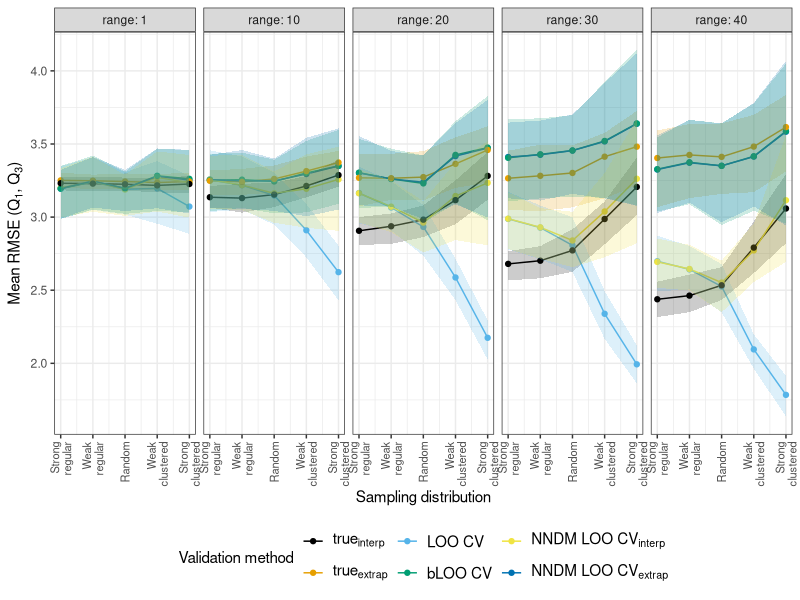
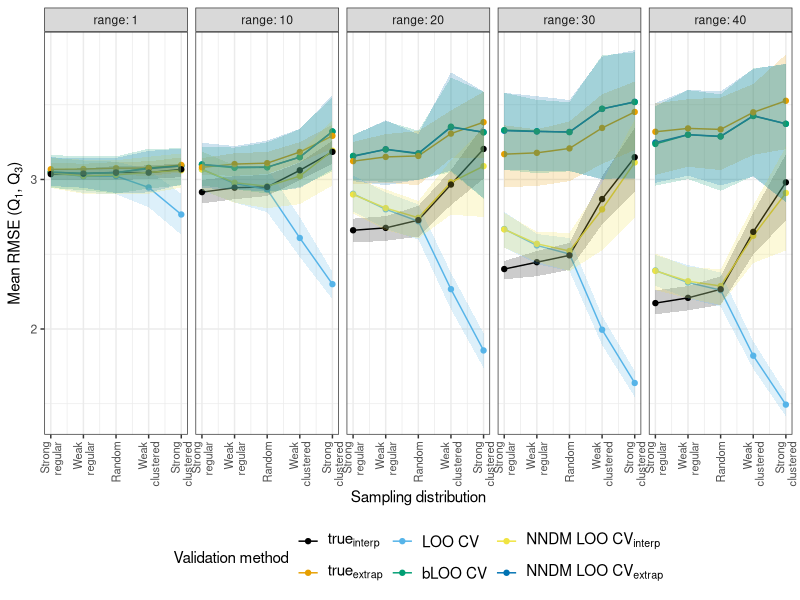
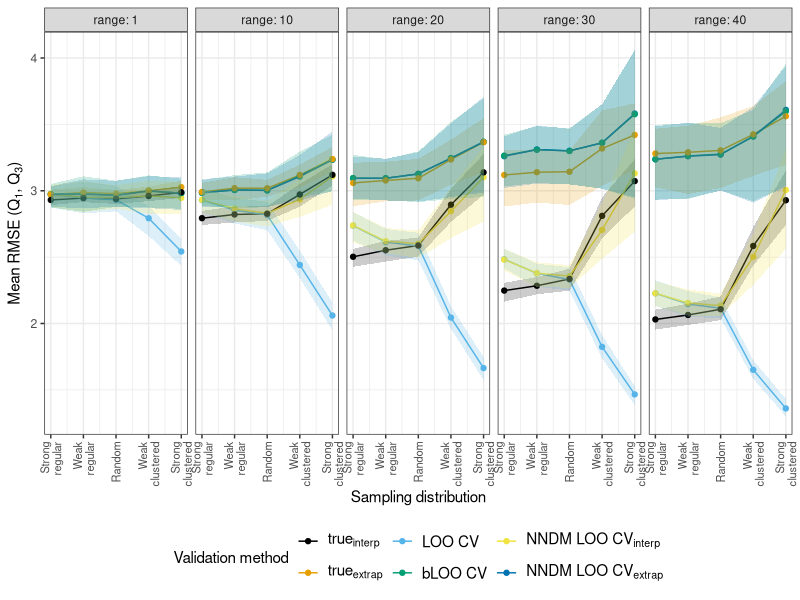
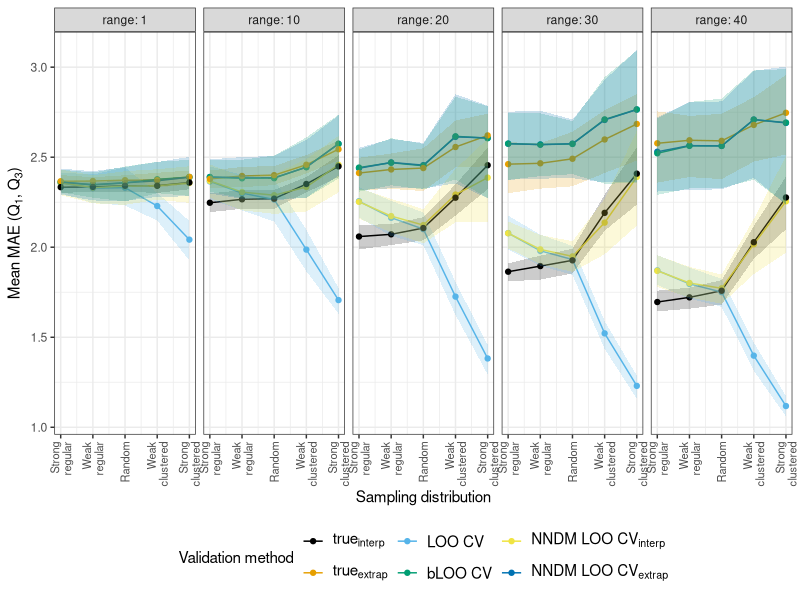
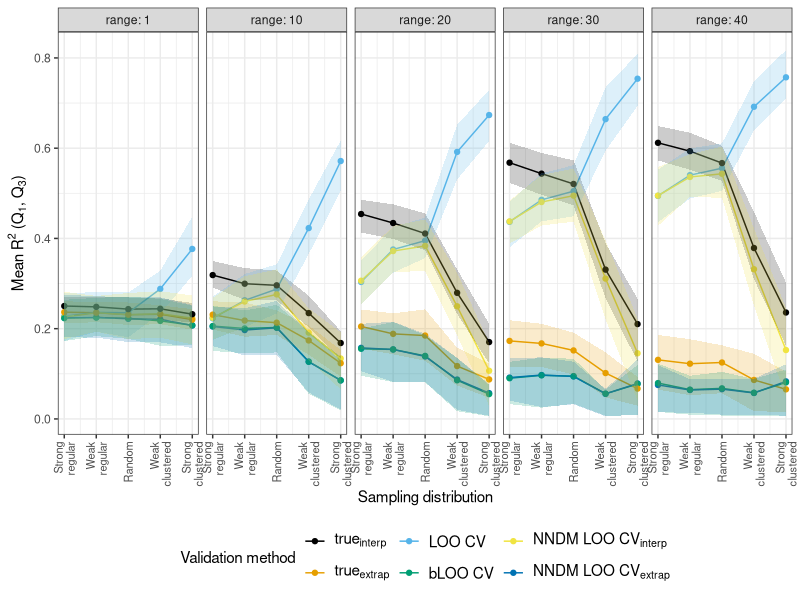
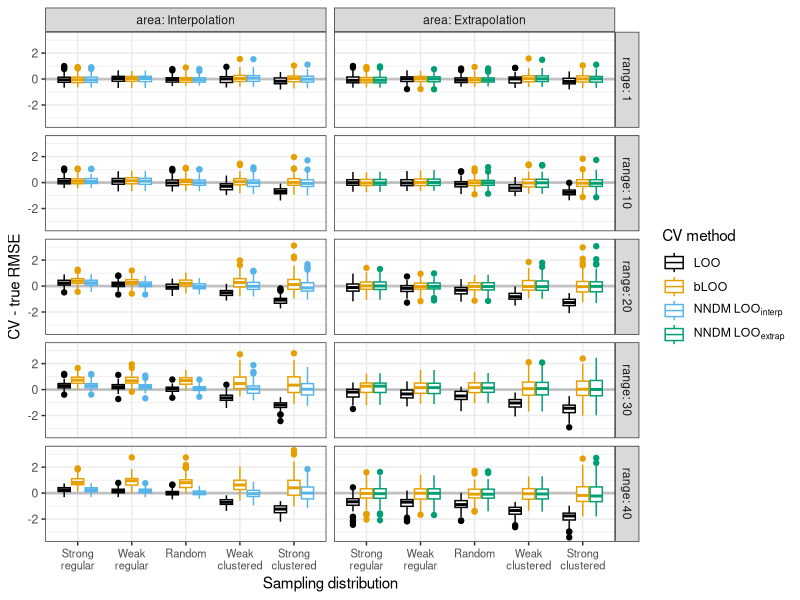
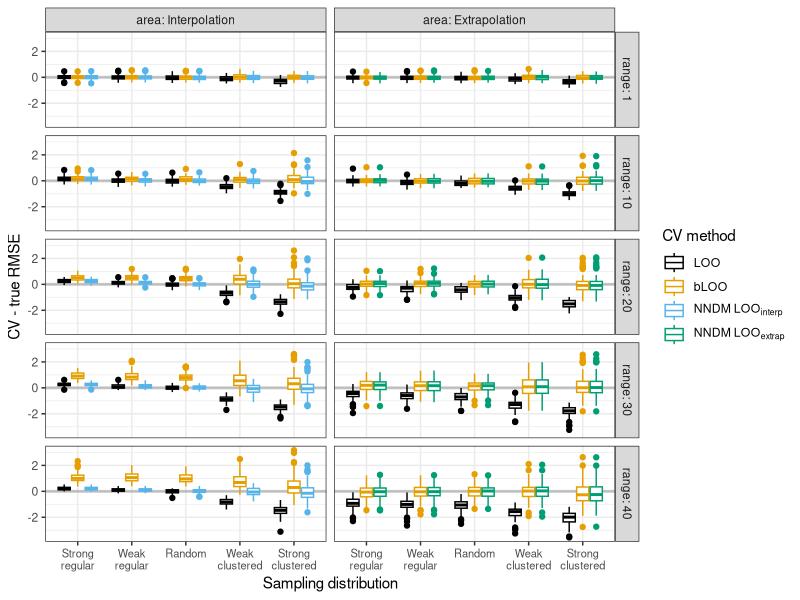
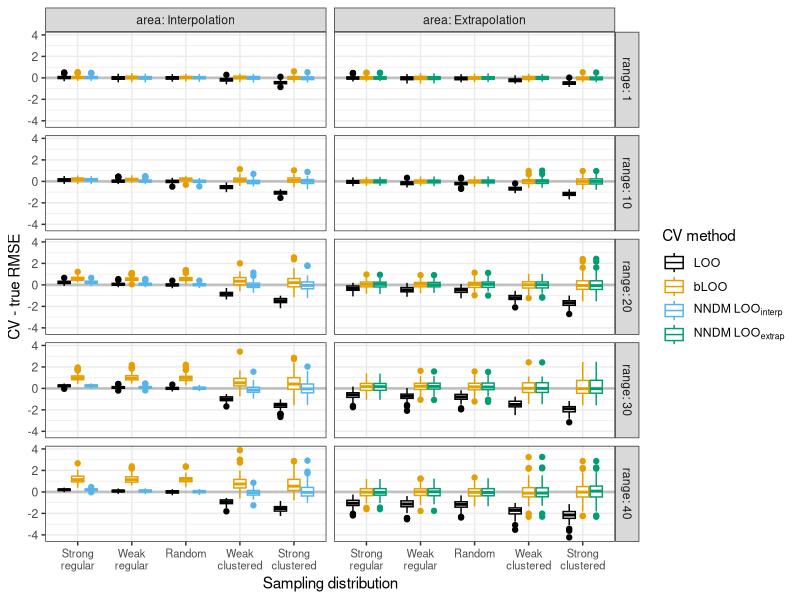

The R source for these figures, in order:
## ---- chunk 1
knitr::opts_chunk$set(echo = FALSE, fig.align = 'center', message = FALSE,
                      warning = FALSE, fig.width = 8, fig.height = 8)

library("ggthemes")
library("tidyverse")
## ---- chunk 2
res1 <- read_csv("results/sim1_fields/sim1.csv")
res10 <- read_csv("results/sim1_fields/sim10.csv")
res20 <- read_csv("results/sim1_fields/sim20.csv")
res30 <- read_csv("results/sim1_fields/sim30.csv")
res40 <- read_csv("results/sim1_fields/sim40.csv")

res <- bind_rows(res1, res10, res20, res30, res40)

res <- mutate(res, 
              dsample=gsub("wr", "Weak\nr", dsample),
              dsample=gsub("sr", "Strong\nr", dsample),
              dsample=gsub("ran", "Ran", dsample),
              dsample=gsub("wclust", "Weak\nclustered", dsample),
              dsample=gsub("sclust", "Strong\nclustered", dsample),
              dsample = fct_inorder(as.factor(dsample)))
## ---- chunk 3
res <- mutate(res,
              RMSE_LOO_inter=RMSE_LOO-RMSE_inter,
              RMSE_LOO_extra=RMSE_LOO-RMSE_extra,
              RMSE_bLOO_inter=RMSE_bLOO-RMSE_inter,
              RMSE_bLOO_extra=RMSE_bLOO-RMSE_extra,
              RMSE_NDMinter_inter=RMSE_NDMinter-RMSE_inter,
              RMSE_NDMextra_extra=RMSE_NDMextra-RMSE_extra)

res <- mutate(res,
              MAE_LOO_inter=MAE_LOO-MAE_inter,
              MAE_LOO_extra=MAE_LOO-MAE_extra,
              MAE_bLOO_inter=MAE_bLOO-MAE_inter,
              MAE_bLOO_extra=MAE_bLOO-MAE_extra,
              MAE_NDMinter_inter=MAE_NDMinter-MAE_inter,
              MAE_NDMextra_extra=MAE_NDMextra-MAE_extra)

res <- mutate(res,
              R2_LOO_inter=R2_LOO-R2_inter,
              R2_LOO_extra=R2_LOO-R2_extra,
              R2_bLOO_inter=R2_bLOO-R2_inter,
              R2_bLOO_extra=R2_bLOO-R2_extra,
              R2_NDMinter_inter=R2_NDMinter-R2_inter,
              R2_NDMextra_extra=R2_NDMextra-R2_extra)
## ---- chunk 4
resplot <- dplyr::select(res, range, nsample, dsample, contains("RMSE")) %>%
  pivot_longer(4:9, names_to = "method", values_to = "RMSE") %>%
  rename(N=nsample) %>%
  dplyr::filter(N==100) %>%
  mutate(method = gsub("RMSE_", "", method)) %>%
  group_by(range, N, dsample, method) %>%
  summarise(mean = mean(RMSE),
            Q1=quantile(RMSE, 0.25),
            Q3=quantile(RMSE, 0.75), .groups="keep") %>%
  mutate(statistic = "RMSE")

# Merge results and prepare for plotting
resplot <- resplot %>%
  mutate(statistic = fct_inorder(statistic),
         method = as.factor(method),
         method = fct_relevel(method, c("inter", "extra", "LOO", "bLOO", 
                                        "NDMinter", "NDMextra")))
labsub <- c(expression(true[interp]), expression(true[extrap]),
            expression(LOO~CV), expression(bLOO~CV),
            expression(NNDM~LOO~CV[interp]), expression(NNDM~LOO~CV[extrap]))

ggplot(resplot) +
  geom_line(aes(x=as.numeric(dsample), y=mean, 
                colour=method, group=method)) +
  geom_point(aes(x=as.numeric(dsample), y=mean, colour=method)) +
  geom_ribbon(aes(x=as.numeric(dsample), ymin=Q1, ymax=Q3, 
                  fill=method), alpha=0.2, show.legend = F) +
  scale_colour_colorblind(labels=labsub) +
  scale_fill_colorblind(labels=labsub) +
  scale_x_continuous(breaks=1:5,labels=levels(resplot$dsample)) +
  facet_grid(.~range, labeller = "label_both", scales = "free_y") +
  theme_bw() +
  theme(legend.position="bottom", 
        axis.text.x=element_text(size=8, angle=90, hjust=1, vjust=0.5),
        legend.text.align=0, legend.text = element_text(size=11)) +
  ylab(expression(Mean~RMSE~"("*Q[1]*", "*Q[3]*")")) +
  xlab("Sampling distribution") +
  labs(colour="Validation method")
# ggsave("figures/sim1_lines100_RMSE.png", width=8, height=4, dpi=300)
## ---- chunk 5
resplot <- dplyr::select(res, range, nsample, dsample, contains("RMSE")) %>%
  pivot_longer(4:9, names_to = "method", values_to = "RMSE") %>%
  rename(N=nsample) %>%
  dplyr::filter(N==200) %>%
  mutate(method = gsub("RMSE_", "", method)) %>%
  group_by(range, N, dsample, method) %>%
  summarise(mean = mean(RMSE),
            Q1=quantile(RMSE, 0.25),
            Q3=quantile(RMSE, 0.75), .groups="keep") %>%
  mutate(statistic = "RMSE")

# Merge results and prepare for plotting
resplot <- resplot %>%
  mutate(statistic = fct_inorder(statistic),
         method = as.factor(method),
         method = fct_relevel(method, c("inter", "extra", "LOO", "bLOO", 
                                        "NDMinter", "NDMextra")))
labsub <- c(expression(true[interp]), expression(true[extrap]),
            expression(LOO~CV), expression(bLOO~CV),
            expression(NNDM~LOO~CV[interp]), expression(NNDM~LOO~CV[extrap]))

ggplot(resplot) +
  geom_line(aes(x=as.numeric(dsample), y=mean, 
                colour=method, group=method)) +
  geom_point(aes(x=as.numeric(dsample), y=mean, colour=method)) +
  geom_ribbon(aes(x=as.numeric(dsample), ymin=Q1, ymax=Q3, 
                  fill=method), alpha=0.2, show.legend = F) +
  scale_colour_colorblind(labels=labsub) +
  scale_fill_colorblind(labels=labsub) +
  scale_x_continuous(breaks=1:5,labels=levels(resplot$dsample)) +
  facet_grid(.~range, labeller = "label_both", scales = "free_y") +
  theme_bw() +
  theme(legend.position="bottom", 
        axis.text.x=element_text(size=8, angle=90, hjust=1, vjust=0.5),
        legend.text.align=0, legend.text = element_text(size=11)) +
  ylab(expression(Mean~RMSE~"("*Q[1]*", "*Q[3]*")")) +
  xlab("Sampling distribution") +
  labs(colour="Validation method")
# ggsave("figures/sim1_lines200_RMSE.png", width=8, height=4, dpi=300)
## ---- chunk 6
resplot <- dplyr::select(res, range, nsample, dsample, contains("RMSE")) %>%
  pivot_longer(4:9, names_to = "method", values_to = "RMSE") %>%
  rename(N=nsample) %>%
  dplyr::filter(N==300) %>%
  mutate(method = gsub("RMSE_", "", method)) %>%
  group_by(range, N, dsample, method) %>%
  summarise(mean = mean(RMSE),
            Q1=quantile(RMSE, 0.25),
            Q3=quantile(RMSE, 0.75), .groups="keep") %>%
  mutate(statistic = "RMSE")

# Merge results and prepare for plotting
resplot <- resplot %>%
  mutate(statistic = fct_inorder(statistic),
         method = as.factor(method),
         method = fct_relevel(method, c("inter", "extra", "LOO", "bLOO", 
                                        "NDMinter", "NDMextra")))
labsub <- c(expression(true[interp]), expression(true[extrap]),
            expression(LOO~CV), expression(bLOO~CV),
            expression(NNDM~LOO~CV[interp]), expression(NNDM~LOO~CV[extrap]))

ggplot(resplot) +
  geom_line(aes(x=as.numeric(dsample), y=mean, 
                colour=method, group=method)) +
  geom_point(aes(x=as.numeric(dsample), y=mean, colour=method)) +
  geom_ribbon(aes(x=as.numeric(dsample), ymin=Q1, ymax=Q3, 
                  fill=method), alpha=0.2, show.legend = F) +
  scale_colour_colorblind(labels=labsub) +
  scale_fill_colorblind(labels=labsub) +
  scale_x_continuous(breaks=1:5,labels=levels(resplot$dsample)) +
  facet_grid(.~range, labeller = "label_both", scales = "free_y") +
  theme_bw() +
  theme(legend.position="bottom", 
        axis.text.x=element_text(size=8, angle=90, hjust=1, vjust=0.5),
        legend.text.align=0, legend.text = element_text(size=11)) +
  ylab(expression(Mean~RMSE~"("*Q[1]*", "*Q[3]*")")) +
  xlab("Sampling distribution") +
  labs(colour="Validation method")
# ggsave("figures/sim1_lines300_RMSE.png", width=8, height=4, dpi=300)
## ---- chunk 7
resplot <- dplyr::select(res, range, nsample, dsample, contains("MAE")) %>%
  pivot_longer(4:9, names_to = "method", values_to = "MAE") %>%
  rename(N=nsample) %>%
  dplyr::filter(N==200) %>%
  mutate(method = gsub("MAE_", "", method)) %>%
  group_by(range, N, dsample, method) %>%
  summarise(mean = mean(MAE),
            Q1=quantile(MAE, 0.25),
            Q3=quantile(MAE, 0.75), .groups="keep") %>%
  mutate(statistic = "MAE")

# Merge results and prepare for plotting
resplot <- resplot %>%
  mutate(statistic = fct_inorder(statistic),
         method = as.factor(method),
         method = fct_relevel(method, c("inter", "extra", "LOO", "bLOO", 
                                        "NDMinter", "NDMextra")))
labsub <- c(expression(true[interp]), expression(true[extrap]),
            expression(LOO~CV), expression(bLOO~CV),
            expression(NNDM~LOO~CV[interp]), expression(NNDM~LOO~CV[extrap]))

ggplot(resplot) +
  geom_line(aes(x=as.numeric(dsample), y=mean, 
                colour=method, group=method)) +
  geom_point(aes(x=as.numeric(dsample), y=mean, colour=method)) +
  geom_ribbon(aes(x=as.numeric(dsample), ymin=Q1, ymax=Q3, 
                  fill=method), alpha=0.2, show.legend = F) +
  scale_colour_colorblind(labels=labsub) +
  scale_fill_colorblind(labels=labsub) +
  scale_x_continuous(breaks=1:5,labels=levels(resplot$dsample)) +
  facet_grid(.~range, labeller = "label_both", scales = "free_y") +
  theme_bw() +
  theme(legend.position="bottom", 
        axis.text.x=element_text(size=8, angle=90, hjust=1, vjust=0.5),
        legend.text.align=0, legend.text = element_text(size=11)) +
  ylab(expression(Mean~MAE~"("*Q[1]*", "*Q[3]*")")) +
  xlab("Sampling distribution") +
  labs(colour="Validation method")
# ggsave("figures/sim1_lines200_MAE.png", width=8, height=4, dpi=300)
## ---- chunk 8
resplot <- dplyr::select(res, range, nsample, dsample, contains("R2")) %>%
  pivot_longer(4:9, names_to = "method", values_to = "R2") %>%
  rename(N=nsample) %>%
  dplyr::filter(N==200) %>%
  mutate(method = gsub("R2_", "", method)) %>%
  group_by(range, N, dsample, method) %>%
  summarise(mean = mean(R2),
            Q1=quantile(R2, 0.25),
            Q3=quantile(R2, 0.75), .groups="keep") %>%
  mutate(statistic = "R2")

# Merge results and prepare for plotting
resplot <- resplot %>%
  mutate(statistic = fct_inorder(statistic),
         method = as.factor(method),
         method = fct_relevel(method, c("inter", "extra", "LOO", "bLOO", 
                                        "NDMinter", "NDMextra")))
labsub <- c(expression(true[interp]), expression(true[extrap]),
            expression(LOO~CV), expression(bLOO~CV),
            expression(NNDM~LOO~CV[interp]), expression(NNDM~LOO~CV[extrap]))

ggplot(resplot) +
  geom_line(aes(x=as.numeric(dsample), y=mean, 
                colour=method, group=method)) +
  geom_point(aes(x=as.numeric(dsample), y=mean, colour=method)) +
  geom_ribbon(aes(x=as.numeric(dsample), ymin=Q1, ymax=Q3, 
                  fill=method), alpha=0.2, show.legend = F) +
  scale_colour_colorblind(labels=labsub) +
  scale_fill_colorblind(labels=labsub) +
  scale_x_continuous(breaks=1:5,labels=levels(resplot$dsample)) +
  facet_grid(.~range, labeller = "label_both", scales = "free_y") +
  theme_bw() +
  theme(legend.position="bottom", 
        axis.text.x=element_text(size=8, angle=90, hjust=1, vjust=0.5),
        legend.text.align=0, legend.text = element_text(size=11)) +
  ylab(expression(Mean~R^2~"("*Q[1]*", "*Q[3]*")")) +
  xlab("Sampling distribution") +
  labs(colour="Validation method")
# ggsave("figures/sim1_lines200_R2.png", width=8, height=4, dpi=300)
## ---- chunk 9
resplot <- dplyr::select(res,
                         range, dsample, nsample,
                         RMSE_LOO_inter, RMSE_LOO_extra, 
                         RMSE_bLOO_inter, RMSE_bLOO_extra,
                         RMSE_NDMinter_inter, RMSE_NDMextra_extra) %>%
  dplyr::filter(nsample==100) %>%
  pivot_longer(4:ncol(.), names_to="metric", values_to="RMSE") %>%
  group_by(metric, dsample) %>%
  mutate(CV = as.factor(unlist(strsplit(metric, "_"))[[2]]),
         area = unlist(strsplit(metric, "_"))[[3]],
         area = ifelse(area=="inter", "Interpolation", "Extrapolation"),
         area = as.factor(area),
         area=fct_relevel(area, "Interpolation"),
         CV=fct_relevel(CV, c("LOO", "bLOO",
                              "NDMinter", "NDMextra")))

labsub <- c(expression(LOO), expression(bLOO), 
            expression(NNDM~LOO[interp], NNDM~LOO[extrap]))

ggplot(resplot, aes(y=RMSE, x=dsample, colour=CV)) +
  geom_hline(aes(yintercept=0), lwd=1, alpha=0.2) +
  geom_boxplot() +
  scale_colour_colorblind(labels = labsub) +
  facet_grid(range~area, labeller="label_both") +
  theme_bw() + 
  theme(axis.text.x = element_text(size=8), legend.text.align = 0) +
  xlab("Sampling distribution") + ylab("CV - true RMSE") +
  labs(colour="CV method")
# ggsave("figures/sim1_RMSE100_boxplots.png", width=7, height=6, dpi=300)
## ---- chunk 10
resplot <- dplyr::select(res,
                         range, dsample, nsample,
                         RMSE_LOO_inter, RMSE_LOO_extra, 
                         RMSE_bLOO_inter, RMSE_bLOO_extra,
                         RMSE_NDMinter_inter, RMSE_NDMextra_extra) %>%
  dplyr::filter(nsample==200) %>%
  pivot_longer(4:ncol(.), names_to="metric", values_to="RMSE") %>%
  group_by(metric, dsample) %>%
  mutate(CV = as.factor(unlist(strsplit(metric, "_"))[[2]]),
         area = unlist(strsplit(metric, "_"))[[3]],
         area = ifelse(area=="inter", "Interpolation", "Extrapolation"),
         area = as.factor(area),
         area=fct_relevel(area, "Interpolation"),
         CV=fct_relevel(CV, c("LOO", "bLOO",
                              "NDMinter", "NDMextra")))

ggplot(resplot, aes(y=RMSE, x=dsample, colour=CV)) +
  geom_hline(aes(yintercept=0), lwd=1, alpha=0.2) +
  geom_boxplot() +
  scale_colour_colorblind(labels = labsub) +
  facet_grid(range~area, labeller="label_both") +
  theme_bw() + 
  theme(axis.text.x = element_text(size=8), legend.text.align = 0) +
  xlab("Sampling distribution") + ylab("CV - true RMSE") +
  labs(colour="CV method")
# ggsave("figures/sim1_RMSE200_boxplots.png", width=7, height=6, dpi=300)
## ---- chunk 11
resplot <- dplyr::select(res,
                         range, dsample, nsample,
                         RMSE_LOO_inter, RMSE_LOO_extra, 
                         RMSE_bLOO_inter, RMSE_bLOO_extra,
                         RMSE_NDMinter_inter, RMSE_NDMextra_extra) %>%
  dplyr::filter(nsample==300) %>%
  pivot_longer(4:ncol(.), names_to="metric", values_to="RMSE") %>%
  group_by(metric, dsample) %>%
  mutate(CV = as.factor(unlist(strsplit(metric, "_"))[[2]]),
         area = unlist(strsplit(metric, "_"))[[3]],
         area = ifelse(area=="inter", "Interpolation", "Extrapolation"),
         area = as.factor(area),
         area=fct_relevel(area, "Interpolation"),
         CV=fct_relevel(CV, c("LOO", "bLOO",
                              "NDMinter", "NDMextra")))

ggplot(resplot, aes(y=RMSE, x=dsample, colour=CV)) +
  geom_hline(aes(yintercept=0), lwd=1, alpha=0.2) +
  geom_boxplot() +
  scale_colour_colorblind(labels = labsub) +
  facet_grid(range~area, labeller="label_both") +
  theme_bw() + 
  theme(axis.text.x = element_text(size=8), legend.text.align = 0) +
  xlab("Sampling distribution") + ylab("CV - true RMSE") +
  labs(colour="CV method")
# ggsave("figures/sim1_RMSE300_boxplots.png", width=7, height=6, dpi=300)
## ---- chunk 12
resplot <- dplyr::select(res,
                         range, dsample, nsample,
                         MAE_LOO_inter, MAE_LOO_extra, 
                         MAE_bLOO_inter, MAE_bLOO_extra,
                         MAE_NDMinter_inter, MAE_NDMextra_extra) %>%
  dplyr::filter(nsample==200) %>%
  pivot_longer(4:ncol(.), names_to="metric", values_to="MAE") %>%
  group_by(metric, dsample) %>%
  mutate(CV = as.factor(unlist(strsplit(metric, "_"))[[2]]),
         area = unlist(strsplit(metric, "_"))[[3]],
         area = ifelse(area=="inter", "Interpolation", "Extrapolation"),
         area = as.factor(area),
         area=fct_relevel(area, "Interpolation"),
         CV=fct_relevel(CV, c("LOO", "bLOO",
                              "NDMinter", "NDMextra")))

labsub <- c(expression(LOO), expression(bLOO), 
            expression(NNDM~LOO[interp], NNDM~LOO[extrap]))

ggplot(resplot, aes(y=MAE, x=dsample, colour=CV)) +
  geom_hline(aes(yintercept=0), lwd=1, alpha=0.2) +
  geom_boxplot() +
  scale_colour_colorblind(labels = labsub) +
  facet_grid(range~area, labeller="label_both") +
  theme_bw() + 
  theme(axis.text.x = element_text(size=8), legend.text.align = 0) +
  xlab("Sampling distribution") + ylab("CV - true MAE") +
  labs(colour="CV method")
# ggsave("figures/sim1_MAE200_boxplots.png", width=7, height=6, dpi=300)
## ---- chunk 13
resplot <- dplyr::select(res,
                         range, dsample, nsample,
                         R2_LOO_inter, R2_LOO_extra, 
                         R2_bLOO_inter, R2_bLOO_extra,
                         R2_NDMinter_inter, R2_NDMextra_extra) %>%
  dplyr::filter(nsample==200) %>%
  pivot_longer(4:ncol(.), names_to="metric", values_to="R2") %>%
  group_by(metric, dsample) %>%
  mutate(CV = as.factor(unlist(strsplit(metric, "_"))[[2]]),
         area = unlist(strsplit(metric, "_"))[[3]],
         area = ifelse(area=="inter", "Interpolation", "Extrapolation"),
         area = as.factor(area),
         area=fct_relevel(area, "Interpolation"),
         CV=fct_relevel(CV, c("LOO", "bLOO",
                              "NDMinter", "NDMextra")))

labsub <- c(expression(LOO), expression(bLOO), 
            expression(NNDM~LOO[interp], NNDM~LOO[extrap]))

ggplot(resplot, aes(y=R2, x=dsample, colour=CV)) +
  geom_hline(aes(yintercept=0), lwd=1, alpha=0.2) +
  geom_boxplot() +
  scale_colour_colorblind(labels = labsub) +
  facet_grid(range~area, labeller="label_both") +
  theme_bw() + 
  theme(axis.text.x = element_text(size=8), legend.text.align = 0) +
  xlab("Sampling distribution") +
  ylab(expression(CV~-~true~R^2)) +
  labs(colour="CV method")
# ggsave("figures/sim1_R2200_boxplots.png", width=7, height=6, dpi=300)
